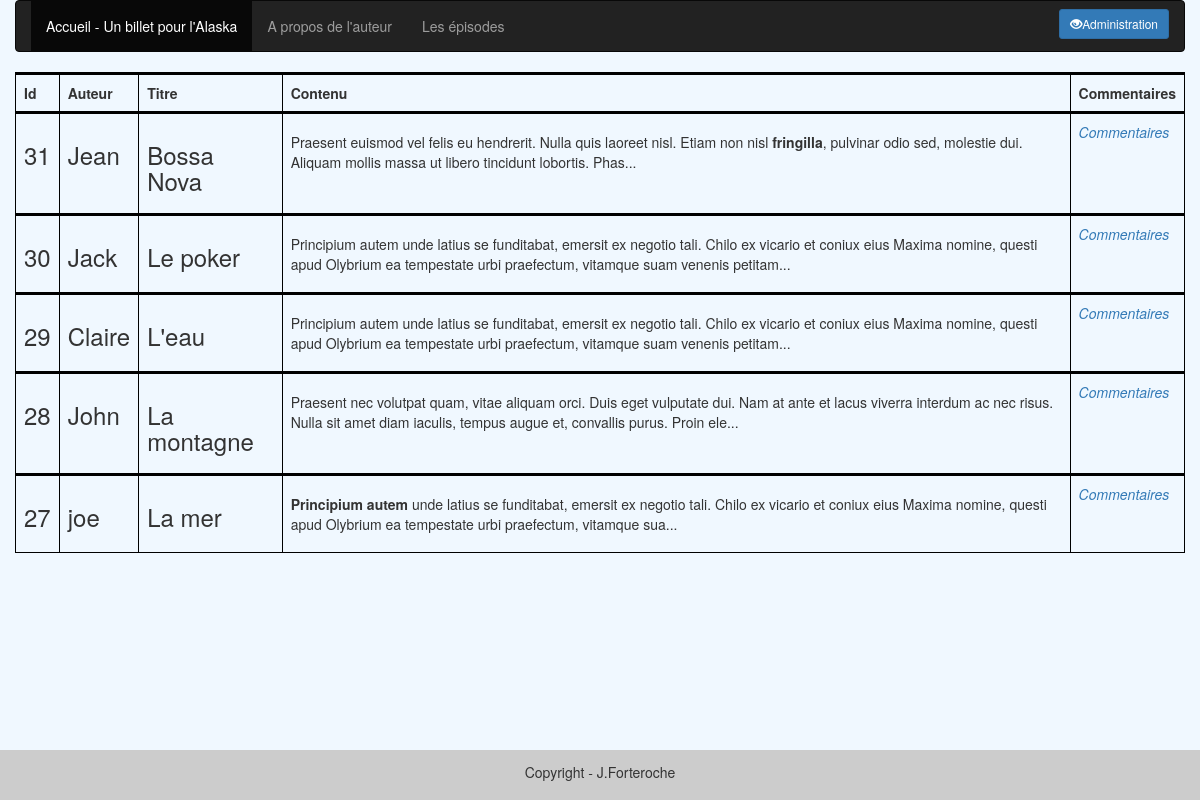
Before: /episodes.php with the older database file.
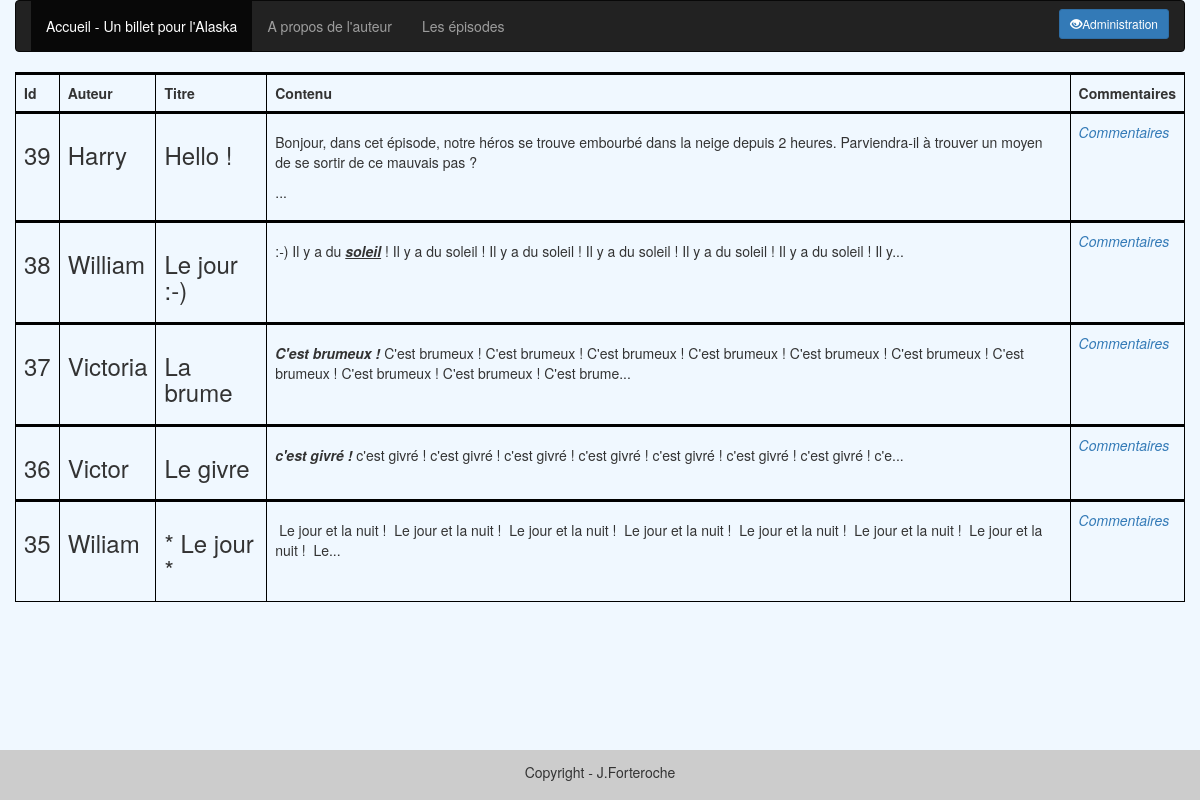
After: the same page with the newer database file.
### tables this page shows
CREATE TABLE `news` (
  `id` smallint(5) UNSIGNED NOT NULL,
  `auteur` varchar(30) NOT NULL,
  `titre` varchar(100) NOT NULL,
  `contenu` text NOT NULL,
  `dateAjout` datetime NOT NULL,
  `dateModif` datetime NOT NULL
);

### episodes.php (the view)
<?php
      function getBdd() {
          $bdd = new PDO('mysql:host=localhost;dbname=systeme_news;charset=utf8', 'root', 'root');
          return $bdd;
                }
      function get_list() {
          $bdd = getBdd();
          $episodes = $bdd->query('SELECT id, auteur,titre, contenu FROM news ORDER BY id desc LIMIT 0, 5')->fetchAll();
          return $episodes;
      }
      $news_list = get_list();
    include_once ('_head_episodes.php');
    include_once("_menus.php");
?>
<section id="list_episodes">
  <table class="table">
      <tr>
        <th>Id</th>
        <th>Auteur</th>
        <th>Titre</th>
        <th>Contenu</th>
        <th>Commentaires</th>
      </tr>
      <?php foreach ($news_list as $new): ?>
      <tr>
        <td><h3><?php echo $new['id']?></h3></td>
        <td><h3><?php echo $new['auteur']; ?></h3></td>
        <td><h3><?php echo $new['titre']; ?></h3></td>
        <td><p><?php echo substr ($new['contenu'],0,200).'...'; ?></p></td>
        <td> <em><a href="commentaires.php?billeto=<?php echo $new['id']; ?>">Commentaires</a></em></td>
      </tr>
      <?php endforeach;?>
   </table>
 </section>
      </div>
      <?php include ("_pied_de_page.php");?>

Changed rows visible on the page:
no longer on this page (row edited): news: id "31", auteur "Jean", titre "Bossa Nova", contenu "Praesent euismod vel felis eu hendrerit. Nulla quis laoreet nisl. Etiam non nisl fringilla , pulvinar odio sed, molestie dui. Aliquam mollis massa ut libero tincidunt lobortis. Phas"
no longer on this page (row unchanged): news: id "30", auteur "Jack", titre "Le poker", contenu "Principium autem unde latius se funditabat, emersit ex negotio tali. Chilo ex vicario et coniux eius Maxima nomine, questi apud Olybrium ea tempestate urbi praefectum, vitamque suam venenis petitam"
removed news: id "29", auteur "Claire", titre "L'eau", contenu "Principium autem unde latius se funditabat, emersit ex negotio tali. Chilo ex vicario et coniux eius Maxima nomine, questi apud Olybrium ea tempestate urbi praefectum, vitamque suam venenis petitam"
removed news: id "28", auteur "John", titre "La montagne", contenu "Praesent nec volutpat quam, vitae aliquam orci. Duis eget vulputate dui. Nam at ante et lacus viverra interdum ac nec risus. Nulla sit amet diam iaculis, tempus augue et, convallis purus. Proin ele"
no longer on this page (row unchanged): news: id "27", auteur "joe", titre "La mer", contenu "Principium autem unde latius se funditabat, emersit ex negotio tali. Chilo ex vicario et coniux eius Maxima nomine, questi apud Olybrium ea tempestate urbi praefectum, vitamque sua"
added news: id "39", auteur "Harry", titre "Hello !", contenu "Bonjour, dans cet épisode, notre héros se trouve embourbé dans la neige depuis 2 heures. Parviendra-il à trouver un moyen de se sortir de ce mauvais pas ?"
added news: id "38", auteur "William", titre "Le jour :-)", contenu ":-) Il y a du soleil ! Il y a du soleil ! Il y a du soleil ! Il y a du soleil ! Il y a du soleil ! Il y a du soleil ! Il y"
added news: id "37", auteur "Victoria", titre "La brume", contenu "C'est brumeux ! C'est brumeux ! C'est brumeux ! C'est brumeux ! C'est brumeux ! C'est brumeux ! C'est brumeux ! C'est brumeux ! C'est brumeux ! C'est brumeux ! C'est brume"
added news: id "36", auteur "Victor", titre "Le givre", contenu "c'est givré ! c'est givré ! c'est givré ! c'est givré ! c'est givré ! c'est givré ! c'est givré ! c'est givré ! c'e"
added news: id "35", auteur "Wiliam", titre "* Le jour *", contenu "Le jour et la nuit ! Le jour et la nuit ! Le jour et la nuit ! Le jour et la nuit ! Le jour et la nuit ! Le jour et la nuit ! Le jour et la nuit ! Le"
